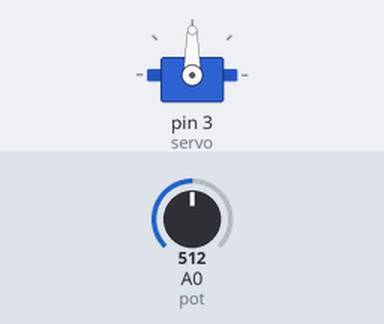
Bench run of a sketch on a simulated Arduino Uno, built with avr-gcc and run on an emulated ATmega328P. Parts: servo. Inputs (shaded band) come from the test bench; at power-on: A0 (pot) = 512.

Above: at 1.2 s.
1.3 s: A0 (pot) set to 716
At 2.1 s:
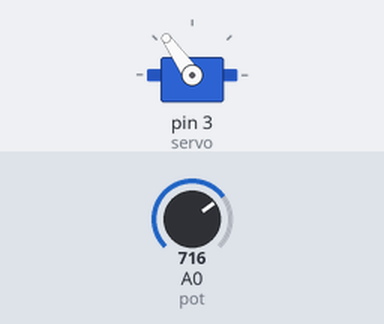
2.8 s: A0 (pot) set to 900
At 3.3 s:
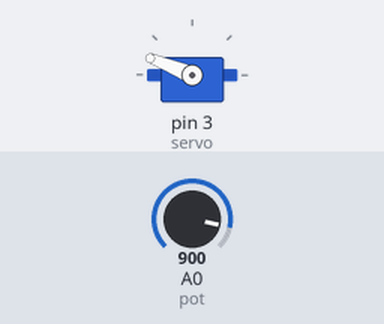
4.3 s: A0 (pot) set to 1023
At 5.5 s:
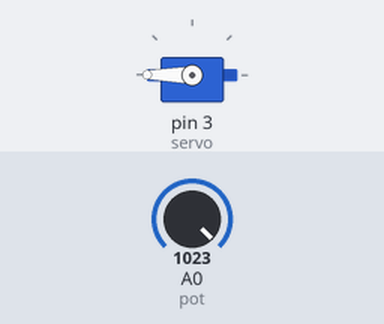
5.8 s: A0 (pot) set to 306
At 6.7 s:
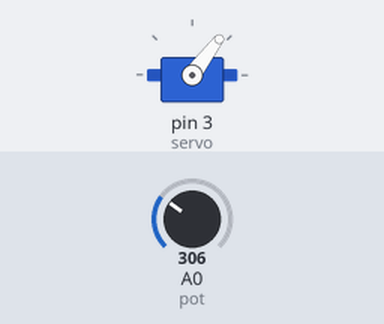
7.3 s: A0 (pot) set to 122
At 7.9 s:
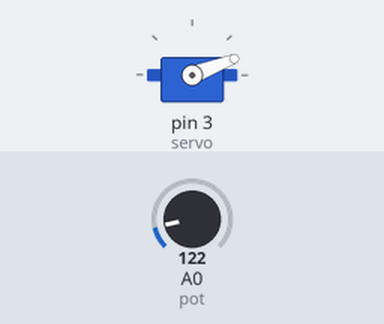
Timing chart, 0 to 9.8 s (numbered marks = the images above; inputs shaded):
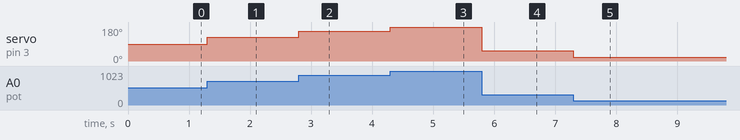

Measured:
- after the input at 1.3 s, servo on pin 3 (servo): 90° → 125° at once
- after the input at 2.8 s, servo on pin 3 (servo): 125° → 158° at once
- after the input at 4.3 s, servo on pin 3 (servo): 158° → 180° at once
- after the input at 5.8 s, servo on pin 3 (servo): 180° → 53° at once
- after the input at 7.3 s, servo on pin 3 (servo): 53° → 21° at once

The sketch:

servo_pot.ino
```cpp
#include <Servo.h>
#define pot A0
#define servo 3

Servo servo1;       //Localizando objeto

int leitura;        //Variavel global para realizar leituram

void setup() {
servo1.attach(servo);  //o servo 1 esta localizado na porta 3

}

void loop() {
leitura = analogRead(pot);leitura = map(leitura,0,1023,0,180);  //Captura o valor do potenciometro e converte para graus
servo1.write(leitura); //Escreve na instancia servo1  a angulação desejada

}
```
